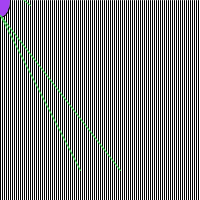
Frame 1 (no input)
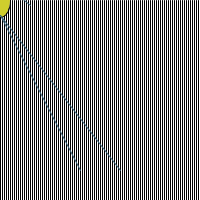
Frame 60 (the mouse pressed at the canvas centre just before this capture)
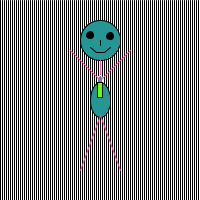
Frame 120 (the mouse held since frame 60 and released just before this capture)

The Processing sketch that drew these frames (run headless with seeded random() and noise(); from frame 60 on, the mouse is pressed at the canvas centre):

// Processing sketch: processing_168259
// ── processing_168259.pde

void setup() {
  size(200, 200);
  smooth();
  frameRate(30);
}

boolean mouse = false;
void mousePressed() {
  mouse=true;
}
void mouseReleased() {
  mouse=false;
}

void draw() {
  ellipseMode(CENTER);
  rectMode(CENTER);


  float X = mouseX;
  float Y = mouseY;
  float x = 0;
  float R = random(255);
  float G = random(255);
  float B = random(255);
  float R2 = random(255);
  float G2 = random(255);
  float B2 = random(255);


  //bakgrunnur
  background(255);
  for (int i=0; i<width; i++) {
    stroke(0);
    line(x, 0, x, 200);
    x+=2;
  }

  //haus
  stroke(0);
  fill(R, G, B);
  ellipse(X, Y-60, 40, 40);

  //augu
  stroke(0);
  fill(0);
  ellipse(X-10, Y-65, 7, 7);
  ellipse(X+10, Y-64, 7, 7);

  //nef
  stroke(0);
  line(X, Y-60, X, Y-55);

  //munnur
  stroke(0);
  line(X-10, Y-53, X-4, Y-48);
  line(X-4, Y-48, X+3, Y-48);
  line(X+4, Y-48, X+10, Y-53);

  //hÃ¡ls
  stroke(R2, G2, B2);
  line(X, Y-40, X, Y-20);

  //magi
  stroke(0);
  fill(R, G, B);
  ellipse(X, Y, 20, 35);

  //fÃ¦tur
  stroke(R2, G2, B2);
  line(X, Y+15, 80, 170);
  line(X, Y+15, 120, 170);

  //glowstick band
  stroke(255, 255, 255);
  ellipse (X, Y-20, 5, 10);

  //glowstick
  stroke(0);
  fill(111, 255, 0);
  rect(X, Y-10, 5, 15);

  //hendur
  if (mouse) {
    stroke(R2, G2, B2);
    line(X, Y-20, X-30, Y-50);
    line(X, Y-20, X+30, Y-50);
  } else {
    stroke(R2, G2, B2);
    line(X, Y-20, X-30, Y+5);
    line(X, Y-20, X+30, Y+5);
  }
}
